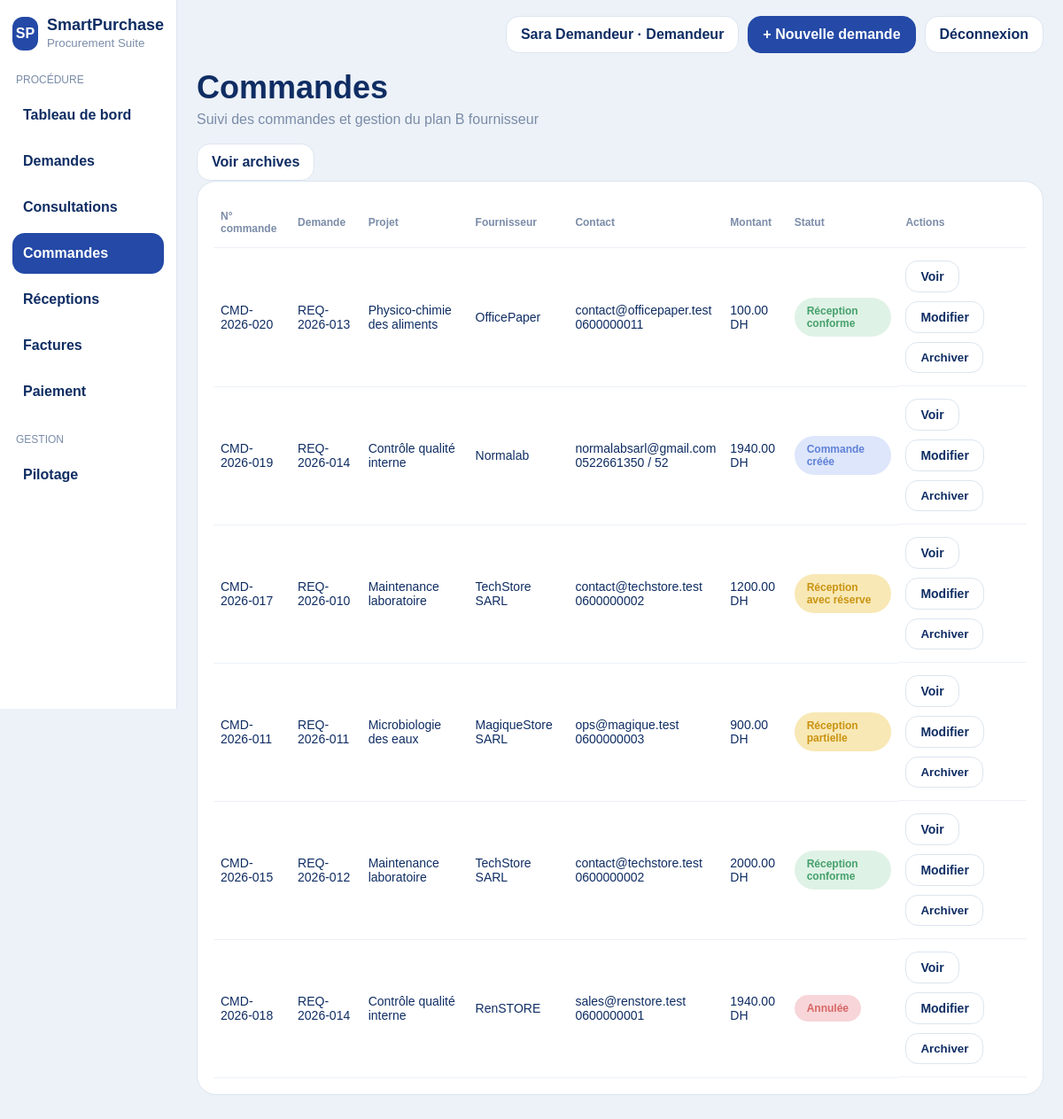
Screenshot of /commandes (signed in) with the database file from the repository.
### app/models.py (models this page shows, shortened)
class TimestampMixin:
    created_at = db.Column(db.DateTime, default=datetime.utcnow, nullable=False)
    updated_at = db.Column(db.DateTime, default=datetime.utcnow, onupdate=datetime.utcnow, nullable=False)

class PurchaseOrder(db.Model, TimestampMixin):
    __tablename__ = "purchase_order"
    STATUS_COMMANDEE = "commandee"
    STATUS_EN_RECEPTION = "en_reception"
    STATUS_RECEPTION_PARTIELLE = "reception_partielle"
    STATUS_ATTENTE_QUALITE = "attente_decision_qualite"
    STATUS_PARTIELLEMENT_ACCEPTEE = "partiellement_acceptee"
    STATUS_CONFORME = "reception_conforme"
    STATUS_RESERVE = "reception_avec_reserve"
    STATUS_QUARANTAINE = "quarantaine"
    STATUS_NON_CONFORME = "non_conforme"
    STATUS_REFUSEE = "reception_refusee"
    STATUS_LITIGE = "litige_fournisseur"
    STATUS_RETOUR_EN_COURS = "retour_en_cours"
    STATUS_RETOUR_CLOTURE = "retour_cloture"
    STATUS_SOLDEE = "soldee"
    STATUS_ARCHIVEE = "archivee"
    STATUS_ANNULEE = "annulee"
    id = db.Column(db.Integer, primary_key=True)
    code = db.Column(db.String(30), unique=True, nullable=False)
    supplier_name = db.Column(db.String(120), nullable=False)
    supplier_email = db.Column(db.String(120), default="", nullable=False)
    supplier_phone = db.Column(db.String(40), default="", nullable=False)
    amount = db.Column(db.Float, nullable=False)
    status = db.Column(db.String(40), default=STATUS_COMMANDEE, nullable=False, index=True)
    cancellation_reason = db.Column(db.String(255), default="", nullable=False)
    previous_order_id = db.Column(db.Integer, db.ForeignKey("purchase_order.id"), nullable=True)
    reception_site = db.Column(db.String(120), default="Dépôt principal", nullable=False)
    stock_blocked = db.Column(db.Boolean, default=False, nullable=False)
    payment_blocked = db.Column(db.Boolean, default=False, nullable=False)
    request_id = db.Column(db.Integer, db.ForeignKey("purchase_request.id"), nullable=False)
    selected_offer_id = db.Column(db.Integer, db.ForeignKey("supplier_offer.id"), nullable=True)
    selected_offer = db.relationship("SupplierOffer", foreign_keys=[selected_offer_id])
    previous_order = db.relationship("PurchaseOrder", remote_side=[id], uselist=False)
    lines = db.relationship("PurchaseOrderLine", backref="purchase_order", cascade="all, delete-orphan", lazy=True, order_by="PurchaseOrderLine.id.asc()")
    receptions = db.relationship("Reception", backref="purchase_order", cascade="all, delete-orphan", lazy=True, order_by="Reception.created_at.desc()")
    invoices = db.relationship("Invoice", backref="purchase_order", cascade="all, delete-orphan", lazy=True)

class PurchaseRequest(db.Model, TimestampMixin):
    __tablename__ = "purchase_request"
    STATUS_BROUILLON = "brouillon"
    STATUS_EN_ATTENTE = "en_attente_approbation"
    STATUS_VALIDEE = "validee"
    STATUS_REFUSEE = "refusee"
    STATUS_EN_CONSULTATION = "en_consultation"
    STATUS_OFFRE_SELECTIONNEE = "offre_selectionnee"
    STATUS_COMMANDEE = "commandee"
    STATUS_RECUE = "recue"
    STATUS_FACTUREE = "facturee"
    STATUS_PAYEE = "payee"
    STATUS_ARCHIVEE = "archivee"
    id = db.Column(db.Integer, primary_key=True)
    code = db.Column(db.String(30), unique=True, nullable=False)
    project_name = db.Column(db.String(120), nullable=False)
    department = db.Column(db.String(80), nullable=False)
    purchase_type = db.Column(db.String(80), nullable=False)
    estimated_amount = db.Column(db.Float, nullable=False)
    available_budget = db.Column(db.Float, nullable=True)
    need_date = db.Column(db.Date, nullable=True)
    urgency = db.Column(db.Integer, default=1, nullable=False)
    criticality = db.Column(db.Integer, default=1, nullable=False)
    description = db.Column(db.Text, default="", nullable=False)
    priority_score = db.Column(db.Float, default=0, nullable=False)
    status = db.Column(db.String(40), default=STATUS_BROUILLON, nullable=False, index=True)
    approver_comment = db.Column(db.Text, default="", nullable=False)
    requester_id = db.Column(db.Integer, db.ForeignKey("user.id"), nullable=False)
    attachments = db.relationship("Attachment", backref="purchase_request", cascade="all, delete-orphan", lazy=True)
    offers = db.relationship("SupplierOffer", backref="purchase_request", cascade="all, delete-orphan", lazy=True, order_by="SupplierOffer.amount.asc()")
    orders = db.relationship("PurchaseOrder", backref="purchase_request", cascade="all, delete-orphan", lazy=True, order_by="PurchaseOrder.created_at.desc()")
    lines = db.relationship("PurchaseRequestLine", backref="purchase_request", cascade="all, delete-orphan", lazy=True, order_by="PurchaseRequestLine.id.asc()")

### app/routes/procurement.py (the view)
@procurement_bp.route('/commandes')
@login_required
def orders():
    orders_list = PurchaseOrder.query.filter(PurchaseOrder.status != PurchaseOrder.STATUS_ARCHIVEE).order_by(PurchaseOrder.created_at.desc()).all()
    return render_template('procurement/orders.html', orders_list=orders_list)

### app/utils/auth_helpers.py (called while the page is built)
def current_user():
    return session.get("user")

def login_required(view):
    @wraps(view)
    def wrapped(*args, **kwargs):
        if "user" not in session:
            flash("Veuillez vous connecter.", "warning")
            return redirect(url_for("auth.login"))
        return view(*args, **kwargs)
    return wrapped

### app/utils/view_helpers.py (called while the page is built)
def display_status(value: str) -> str:
    maps = [
        REQUEST_STATUS_LABELS,
        ORDER_STATUS_LABELS,
        RECEPTION_STATUS_LABELS,
        NC_STATUS_LABELS,
        INVOICE_STATUS_LABELS,
        PAYMENT_STATUS_LABELS,
    ]
    for mapping in maps:
        if value in mapping:
            return mapping[value]
    return (value or "").replace("_", " ").capitalize()

def badge_class(value: str) -> str:
    return BADGE_CLASS.get(value, "slate")

### app/templates/procurement/orders.html
{% extends "base.html" %}
{% block content %}
<div class="page-header"><h2>Commandes</h2><p>Suivi des commandes et gestion du plan B fournisseur</p></div>
<div class="section actions-inline"><a class="btn" href="{{ url_for('procurement.archived_orders') }}">Voir archives</a></div>
<div class="panel">
  <table class="data-table">
    <thead><tr><th>N° commande</th><th>Demande</th><th>Projet</th><th>Fournisseur</th><th>Contact</th><th>Montant</th><th>Statut</th><th>Actions</th></tr></thead>
    <tbody>
      {% for order in orders_list %}
      <tr>
        <td>{{ order.code }}</td><td>{{ order.purchase_request.code }}</td><td>{{ order.purchase_request.project_name }}</td><td>{{ order.supplier_name }}</td>
        <td>{{ order.supplier_email or '-' }}<br>{{ order.supplier_phone or '' }}</td>
        <td>{{ '%.2f'|format(order.amount) }} DH</td>
        <td><span class="badge {{ badge_class(order.status) }}">{{ display_status(order.status) }}</span></td>
        <td class="actions-inline"><a class="action-btn" href="{{ url_for('procurement.order_detail', order_id=order.id) }}">Voir</a><a class="action-btn" href="{{ url_for('procurement.edit_order', order_id=order.id) }}">Modifier</a><form method="post" action="{{ url_for('procurement.archive_order', order_id=order.id) }}" onsubmit="return confirm('Archiver cette commande ?');"><button class="action-btn warning" type="submit">Archiver</button></form></td>
      </tr>
      {% else %}<tr><td colspan="8">Aucune commande trouvée.</td></tr>{% endfor %}
    </tbody>
  </table>
</div>
{% endblock %}

### app/static/css/style.css (style rules this page uses)
:root { --bg:#edf2f8; --panel:#ffffff; --border:#dce5f0; --text:#0f2d63; --muted:#7a8ca8; --primary:#2449a6; --primary-dark:#183985; --success:#45a06b; --success-bg:#dff2e6; --warning:#c99310; --warning-bg:#f8e8b5; --danger:#d76565; --danger-bg:#f7d5d8; --info:#5f80d6; --info-bg:#dde6fb; --slate:#6e7f9b; --slate-bg:#ebeff5; }
* { box-sizing:border-box }
body { margin:0;font-family:Arial,Helvetica,sans-serif;background:var(--bg);color:var(--text) }
a { text-decoration:none;color:inherit }
.user-chip,.btn { background:#fff;border:1px solid var(--border);border-radius:15px;padding:11px 16px;font-weight:700 }
.page-header h2 { font-size:36px;margin:10px 0 6px }
.page-header p { margin:0 0 18px;color:var(--muted) }
.stat-card,.panel,.chart-panel { background:#fff;border:1px solid var(--border);border-radius:22px;padding:18px }
.data-table { width:100%;border-collapse:collapse }
.data-table th,.data-table td { padding:14px 8px;border-bottom:1px solid #edf1f7;text-align:left;font-size:14px;vertical-align:middle }
.data-table th { color:var(--muted);font-size:12px;text-transform:none }
.badge { display:inline-block;padding:8px 14px;border-radius:999px;font-size:12px;font-weight:800 }
.badge.success { background:var(--success-bg);color:var(--success) }
.badge.warning { background:var(--warning-bg);color:var(--warning) }
.badge.danger { background:var(--danger-bg);color:var(--danger) }
.badge.info { background:var(--info-bg);color:var(--info) }
.action-btn { display:inline-block;background:#fff;border:1px solid var(--border);border-radius:14px;padding:9px 16px;font-weight:800;color:var(--text) }
.section { margin-top:18px }
.actions-inline { display:flex;gap:10px;align-items:center;flex-wrap:wrap; }

### rows the page displays
PurchaseOrder: code "CMD-2026-020", purchase_request.code "REQ-2026-013", purchase_request.project_name "Physico-chimie des aliments", supplier_name "OfficePaper", supplier_email "contact@officepaper.test", supplier_phone "0600000011", amount "100.00", status "Réception conforme"
PurchaseOrder: code "CMD-2026-019", purchase_request.code "REQ-2026-014", purchase_request.project_name "Contrôle qualité interne", supplier_name "Normalab", supplier_email "normalabsarl@gmail.com", supplier_phone "0522661350 / 52", amount "1940.00", status "Commande créée"
PurchaseOrder: code "CMD-2026-017", purchase_request.code "REQ-2026-010", purchase_request.project_name "Maintenance laboratoire", supplier_name "TechStore SARL", supplier_email "contact@techstore.test", supplier_phone "0600000002", amount "1200.00", status "Réception avec réserve"
PurchaseOrder: code "CMD-2026-011", purchase_request.code "REQ-2026-011", purchase_request.project_name "Microbiologie des eaux", supplier_name "MagiqueStore SARL", supplier_email "ops@magique.test", supplier_phone "0600000003", amount "900.00", status "Réception partielle"
PurchaseOrder: code "CMD-2026-015", purchase_request.code "REQ-2026-012", purchase_request.project_name "Maintenance laboratoire", supplier_name "TechStore SARL", supplier_email "contact@techstore.test", supplier_phone "0600000002", amount "2000.00", status "Réception conforme"
PurchaseOrder: code "CMD-2026-018", purchase_request.code "REQ-2026-014", purchase_request.project_name "Contrôle qualité interne", supplier_name "RenSTORE", supplier_email "sales@renstore.test", supplier_phone "0600000001", amount "1940.00", status "Annulée"

### other values shown
{{ session['user']['name'] }} "Sara Demandeur"
{{ session['user']['role'].capitalize() }} "Demandeur"
